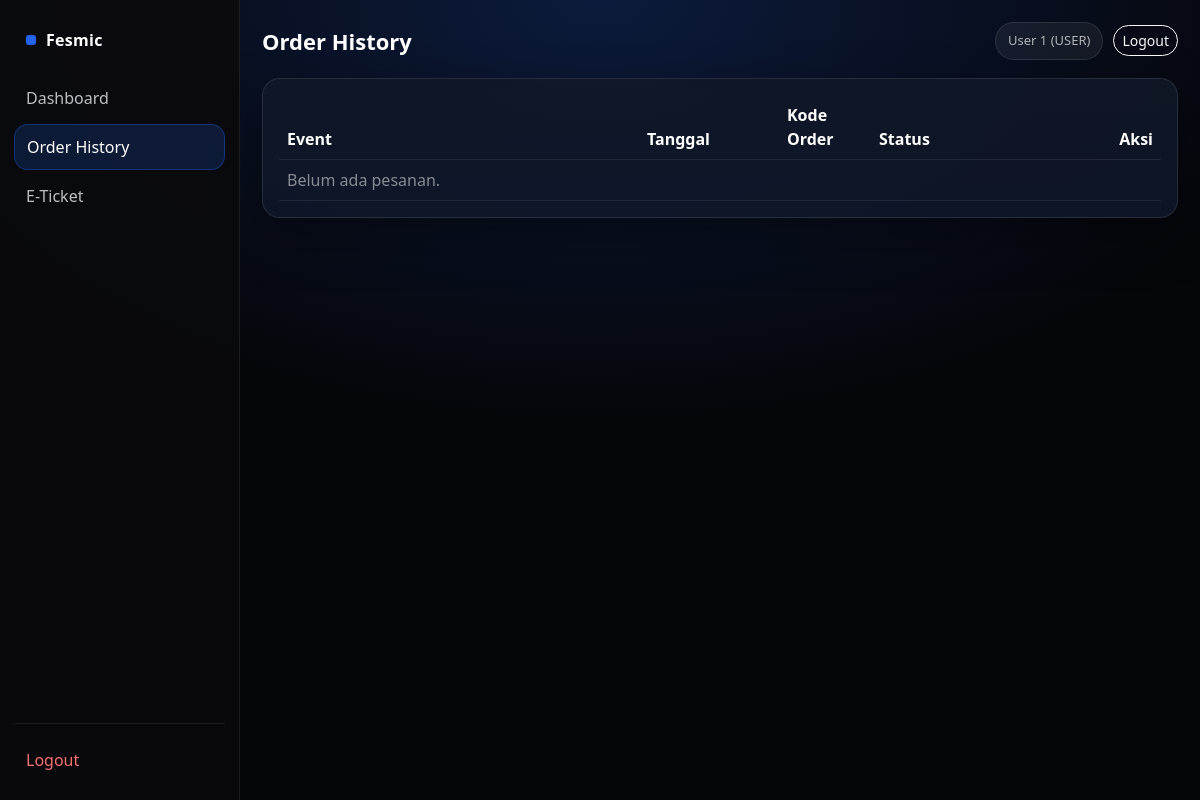
/views/user/history.php (signed in), run on an earlier commit of the app's database.
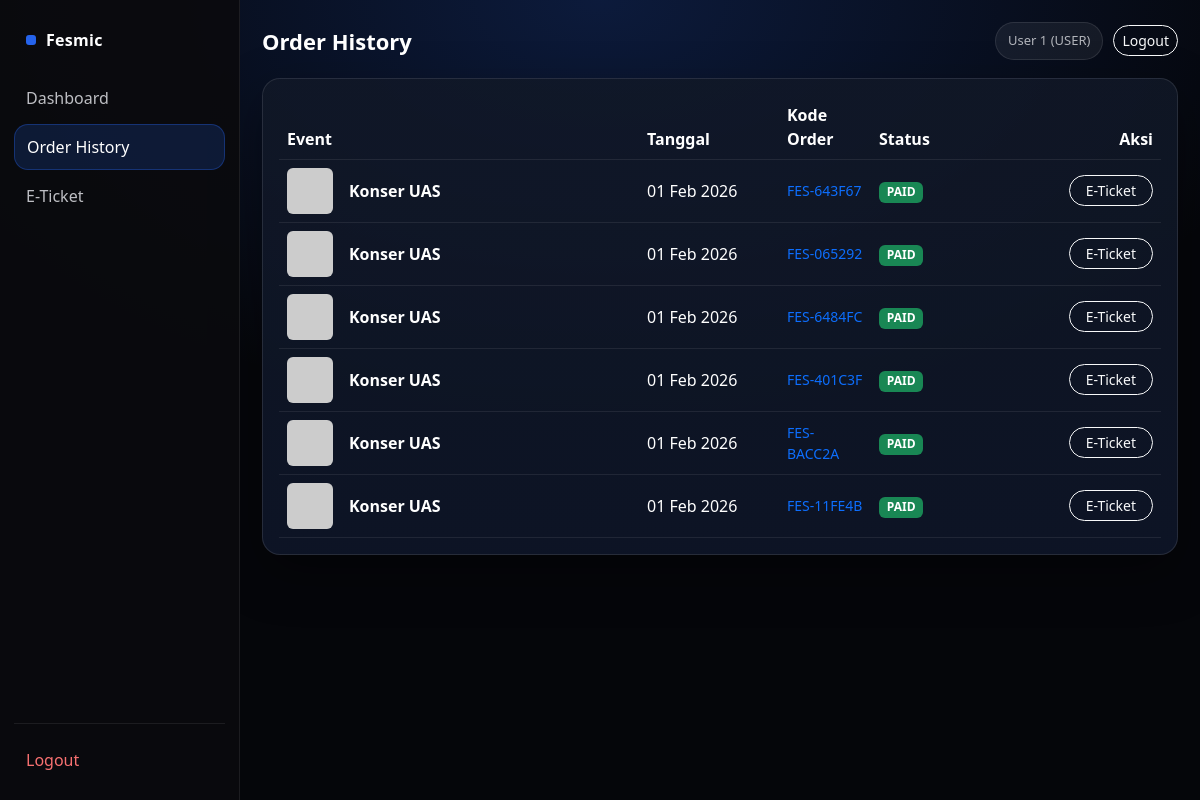
And on a later commit of the database.
### tables this page shows
CREATE TABLE `orders` (
  `id` int(11) NOT NULL,
  `user_id` int(11) NOT NULL,
  `order_code` varchar(60) NOT NULL,
  `order_date` datetime NOT NULL DEFAULT current_timestamp(),
  `status` varchar(30) NOT NULL DEFAULT 'PENDING',
  `total_amount` decimal(12,2) NOT NULL DEFAULT 0.00,
  `created_at` datetime NOT NULL DEFAULT current_timestamp(),
  `updated_at` datetime NOT NULL DEFAULT current_timestamp() ON UPDATE current_timestamp()
);

### views/_init.php (called while the page is built, shortened)
<?php
function e(string $s): string {
  return htmlspecialchars($s, ENT_QUOTES, 'UTF-8');
}
function current_user(): ?array {
  return $_SESSION['user'] ?? null;
}
function require_login(): array {
  $u = current_user();
  return $u;
}

### views/user/history.php (the view, shortened to what this page needs)
<?php
require_once __DIR__ . '/../_init.php';
$u = require_login();
$pdo = db();
function img_src(?string $url): string {
  $url = trim((string)$url);
  if ($url === '') return 'https://via.placeholder.com/200x200?text=Poster';
  return BASE_URL . '/public/img/' . $url;
}
$st = $pdo->prepare("
  SELECT
    o.id,
    o.order_code,
    o.status,
    o.order_date,
    MIN(e.title) AS event_name,
    MIN(e.poster_url) AS poster_url,
    MIN(e.event_date) AS event_date
  FROM orders o
  JOIN order_items oi ON oi.order_id = o.id
  JOIN ticket_types tt ON tt.id = oi.ticket_type_id
  JOIN events e ON e.id = tt.event_id
  WHERE o.user_id = ?
  GROUP BY o.id, o.order_code, o.status, o.order_date
  ORDER BY o.order_date DESC, o.id DESC
");
$st->execute([$u['id']]);
$all_orders = $st->fetchAll(PDO::FETCH_ASSOC);
require __DIR__ . '/../layout/header.php';
?>
<div class="app-shell">
  <?php require __DIR__ . '/../layout/user_sidebar.php'; ?>
  <main class="app-main">
    <div class="app-inner">
      <div class="app-topbar">
        <h1 class="app-title m-0">Order History</h1>
        <div class="app-user">
          <div class="app-pill"><?= e($u['name']) ?> (USER)</div>
          <a class="btn btn-outline-light btn-sm rounded-pill" href="<?= e(BASE_URL . '/views/auth/logout.php') ?>">Logout</a>
        </div>
      </div>
      <div class="panel p-3">
        <div class="table-responsive">
          <table class="table table-dark table-hover align-middle mb-0">
            <thead>
              <tr>
                <th style="width:360px;">Event</th>
                <th style="width:140px;">Tanggal</th>
                <th>Kode Order</th>
                <th style="width:120px;">Status</th>
                <th class="text-end" style="width:170px;">Aksi</th>
              </tr>
            </thead>
            <tbody>
              <?php foreach ($all_orders as $o): ?>
                <?php
                  $d = $o['event_date'] ?? null;
                  $dateTxt = $d ? date('d M Y', strtotime($d)) : '-';
                  $stt = $o['status'] ?? '';
                  $badge = $stt === 'PAID' ? 'bg-success' : ($stt === 'PENDING' ? 'bg-warning text-dark' : 'bg-secondary');
                ?>
                <tr>
                  <td>
                    <div class="d-flex align-items-center gap-3">
                      <img src="<?= e(img_src($o['poster_url'] ?? '')) ?>" class="rounded" style="width:46px;height:46px;object-fit:cover;" alt="">
                      <div class="fw-semibold"><?= e($o['event_name'] ?? '-') ?></div>
                    </div>
                  </td>
                  <td><?= e($dateTxt) ?></td>
                  <td class="text-primary small"><?= e($o['order_code'] ?? '-') ?></td>
                  <td><span class="badge <?= e($badge) ?>"><?= e($stt) ?></span></td>
                  <td class="text-end">
                    <a class="btn btn-outline-light btn-sm rounded-pill px-3" href="eticket.php?id=<?= (int)$o['id'] ?>">E-Ticket</a>
                  </td>
                </tr>
              <?php endforeach; ?>
              <?php if (!$all_orders): ?>
                <tr><td colspan="5" class="text-white-50">Belum ada pesanan.</td></tr>
              <?php endif; ?>
            </tbody>
          </table>
        </div>
      </div>
    </div>
  </main>
</div>
<?php require __DIR__ . '/../layout/footer.php'; ?>

What changed in the data, as far as the page shows it:
added orders: event_name "Konser UAS", dateTxt "01 Feb 2026", order_code "FES-643F67", status "PAID"
added orders: event_name "Konser UAS", dateTxt "01 Feb 2026", order_code "FES-065292", status "PAID"
added orders: event_name "Konser UAS", dateTxt "01 Feb 2026", order_code "FES-6484FC", status "PAID"
added orders: event_name "Konser UAS", dateTxt "01 Feb 2026", order_code "FES-401C3F", status "PAID"
added orders: event_name "Konser UAS", dateTxt "01 Feb 2026", order_code "FES-BACC2A", status "PAID"
added orders: event_name "Konser UAS", dateTxt "01 Feb 2026", order_code "FES-11FE4B", status "PAID"
Also different on the page:
text no longer shown: "Belum ada pesanan."
